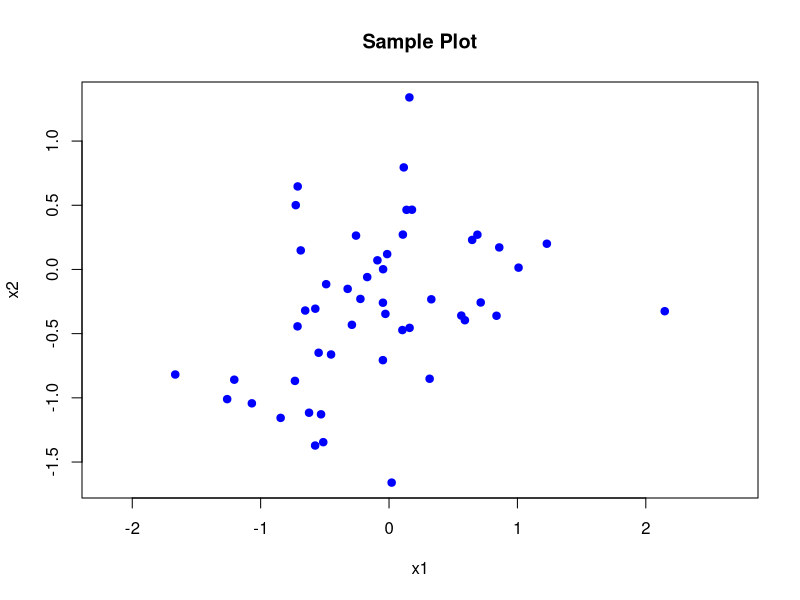

Here is the R script that generated this plot:
## ---- chunk 1
x1 <- rnorm(50);x2 <- 0.5*x1 +sqrt(1-0.5^2)*rnorm(50)
plot(x1,x2,pch=19,col='blue',xlab='x1',ylab='x2',asp = 1, main = 'Sample Plot')
